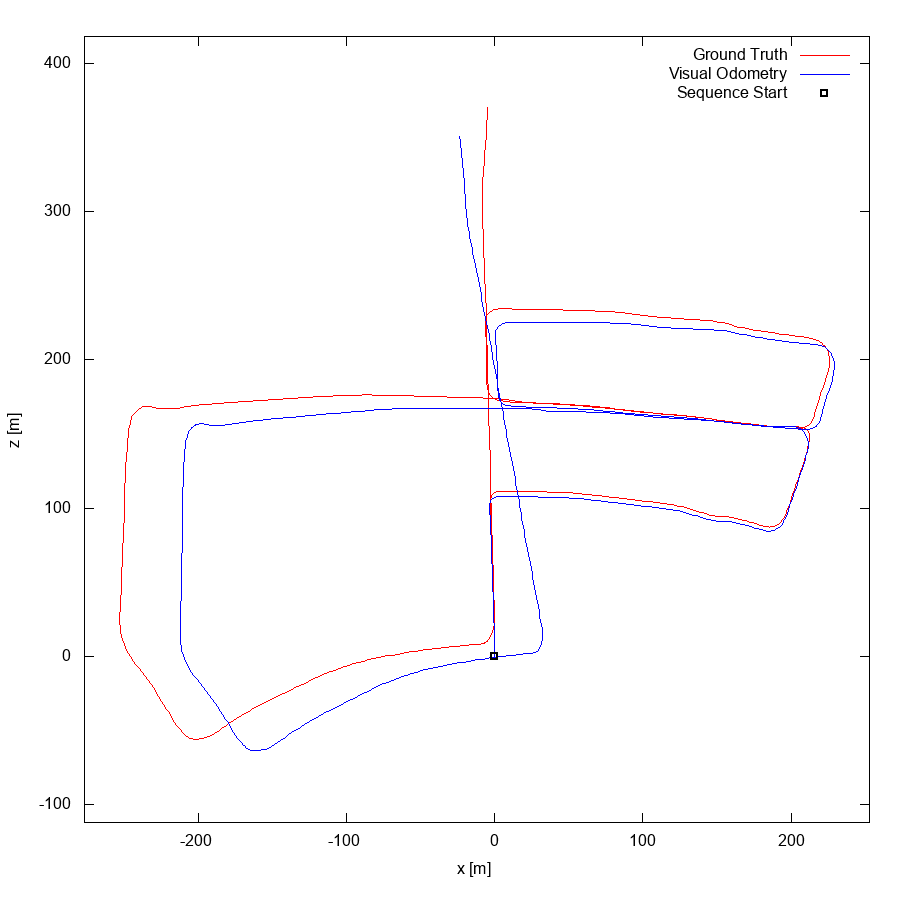

Reproduce this figure in gnuplot.
set term postscript eps enhanced color
set output "05.eps"
set size ratio -1
set xrange [-277:253]
set yrange [-112:418]
set xlabel "x [m]"
set ylabel "z [m]"
plot "05.txt" using 1:2 lc rgb "#FF0000" title 'Ground Truth' w lines,"05.txt" using 3:4 lc rgb "#0000FF" title 'Visual Odometry' w lines,"< head -1 05.txt" using 1:2 lc rgb "#000000" pt 4 ps 1 lw 2 title 'Sequence Start' w points
